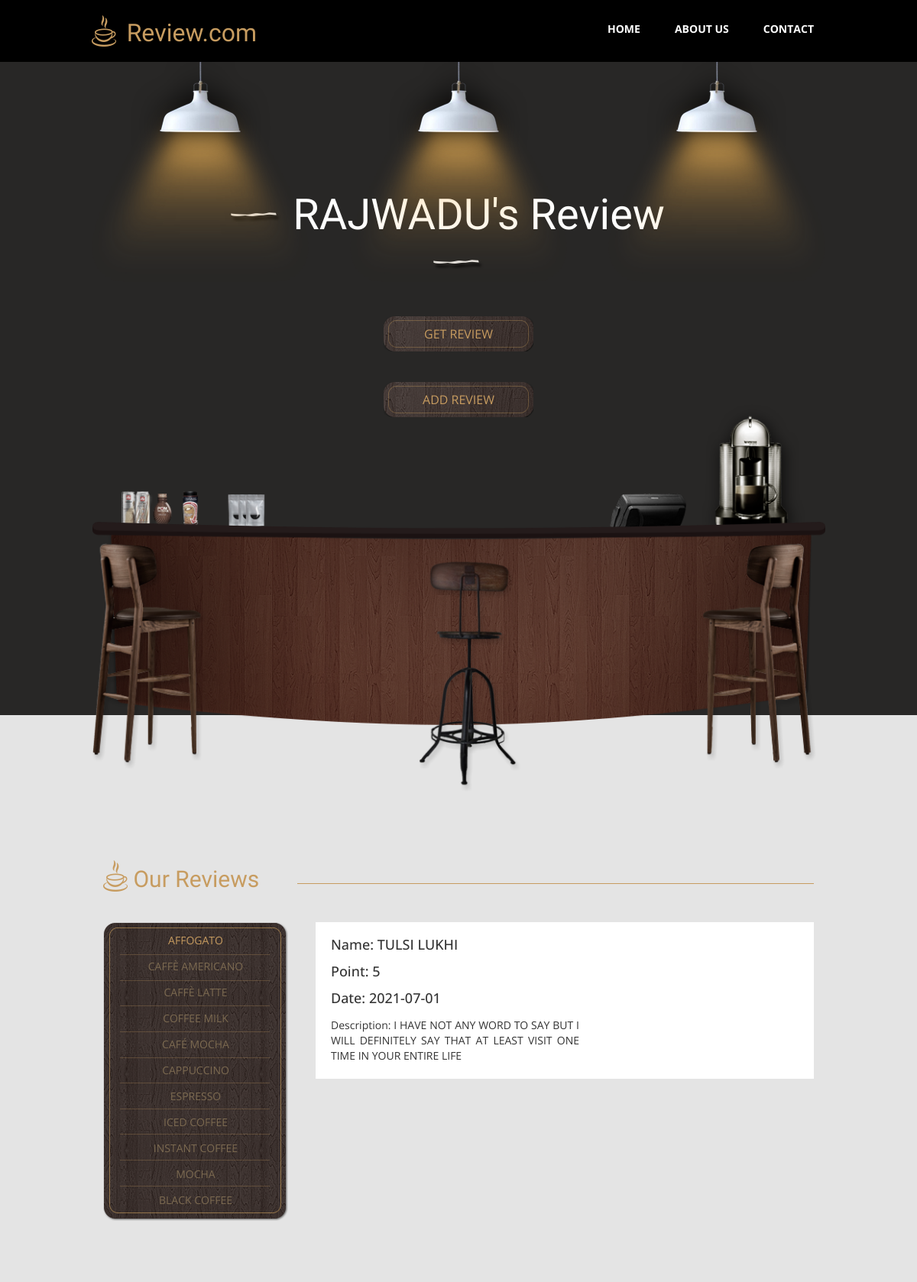
/rajwadu.php, run on the app's committed database.
### tables this page shows
CREATE TABLE `rajwadu` (
  `srno` int(2) NOT NULL,
  `name` varchar(30) NOT NULL,
  `date` varchar(15) NOT NULL,
  `point` float NOT NULL,
  `description` varchar(300) NOT NULL
);

### rajwadu.php (the view, shortened to what this page needs)
<?php
include("connection.php");
$query="SELECT * FROM RAJWADU";
$data=mysqli_query($conn,$query);
$rows=mysqli_num_rows($data);
?>
<!DOCTYPE html>
<html lang="en">
<head>
  <link href="css/bootstrap.min.css" rel="stylesheet">
  <link href="css/font-awesome.min.css" rel="stylesheet">
  <link href="css/templatemo-style.css" rel="stylesheet">
</head>
<body>
  <div class="tm-top-header">
    <div class="container">
      <div class="row">
        <div class="tm-top-header-inner">
          <div class="tm-logo-container">
            <img src="img/logo.png" alt="Logo" class="tm-site-logo">
            <h1 class="tm-site-name tm-handwriting-font">Review.com</h1>
          </div>
          <nav class="tm-nav">
            <ul>
              <li><a href="index.php">Home</a></li>
              <li><a href="#">About Us</a></li>
              <li><a href="contact.php">Contact</a></li>
            </ul>
          </nav>
        </div>
      </div>
    </div>
  </div>
  <section class="tm-welcome-section">
    <div class="container tm-position-relative">
      <div class="tm-lights-container">
        <img src="img/light.png" alt="Light" class="light light-1">
        <img src="img/light.png" alt="Light" class="light light-2">
        <img src="img/light.png" alt="Light" class="light light-3">
      </div>
      <div class="row tm-welcome-content">
        <h2 class="white-text tm-handwriting-font tm-welcome-header"><img src="img/header-line.png" alt="Line"
            class="tm-header-line">&nbsp;RAJWADU's Review&nbsp;&nbsp;<img src="img/header-line.png" alt="Line"
            class="tm-header-line"></h2>
        <a href="#main" class="tm-more-button tm-more-button-welcome">Get Review</a>
        <a href="rajwadu_add.php" class="tm-more-button tm-more-button-welcome">Add Review</a>
      </div>
      <img src="img/table-set.png" alt="Table Set" class="tm-table-set img-responsive">
    </div>
  </section>
  <div class="tm-main-section light-gray-bg">
    <div class="container" id="main">
      <section class="tm-section row">
        <div class="col-lg-12 tm-section-header-container margin-bottom-30">
          <h2 class="tm-section-header gold-text tm-handwriting-font"><img src="img/logo.png" alt="Logo"
              class="tm-site-logo"> Our Reviews</h2>
          <div class="tm-hr-container">
            <hr class="tm-hr">
          </div>
        </div>
        <div>
          <div class="col-lg-3 col-md-3">
            <div class="tm-position-relative margin-bottom-30">
              <nav class="tm-side-menu">
                <ul>
                  <li><a href="#" class="active">Affogato</a></li>
                  <li><a href="#">Caffè Americano</a></li>
                  <li><a href="#">Caffè latte</a></li>
                  <li><a href="#">Coffee milk</a></li>
                  <li><a href="#">Café mocha</a></li>
                  <li><a href="#">Cappuccino</a></li>
                  <li><a href="#">Espresso</a></li>
                  <li><a href="#">Iced coffee</a></li>
                  <li><a href="#">Instant coffee</a></li>
                  <li><a href="#">Mocha</a></li>
                  <li><a href="#">black coffee</a></li>
                </ul>
              </nav>
              <img src="img/vertical-menu-bg.png" alt="Menu bg" class="tm-side-menu-bg">
            </div>
          </div>
          <div class="tm-menu-product-content col-lg-9 col-md-9">
            <?php
if ($rows) {
            while ($result=mysqli_fetch_assoc($data)) {
            ?>
               <div class="tm-product" id="main">
                <div class="tm-product-text">
                  <h4 class="tm-product-title">Name:<?php echo " ". $result['name'] ?></h4>
                  <h4 class="tm-product-title">Point:<?php echo " ". $result['point'] ?></h4>
                  <h4 class="tm-product-title">Date:<?php echo " ". $result['date'] ?></h4>
                  <p class="tm-product-description">Description:<?php echo " ".$result['description'] ?></p>
                </div>
              </div>
             <?php
             }
             ?>
   <?php
}
else {
    echo "<center>Sorry Record Was Not Found !!<center>";
}
?>
          </div>
        </div>
    </div>
  </div>
</body>
</html>

### css/templatemo-style.css (style rules this page uses)
body { overflow-x: hidden; }
ul { margin: 0; padding: 0; }
* { font-family: 'Open Sans', sans-serif; }
.container { max-width: 960px; }
.tm-handwriting-font { font-family: 'Damion', cursive; }
.tm-top-header { background: black; color: white; }
.tm-site-logo, .tm-site-name { vertical-align: bottom; }
.tm-site-name { color: #c79c60; display: inline-block; font-size: 32px; margin: 0 10px; }
.tm-logo-container { padding: 10px 0; }
.tm-nav { display: -webkit-box; display: -webkit-flex; display: -ms-flexbox; display: flex; -webkit-box-align: center; -webkit-align-items: center; -ms-flex-align: center; align-items: center; font-weight: 700; text-transform: uppercase; }
.tm-nav li { list-style: none; float: left; }
.tm-nav li a { color: white; display: inline-block; padding: 15px 15px 20px 30px; -webkit-transition: all 0.3s ease; transition: all 0.3s ease; }
.tm-top-header-inner { display: -webkit-box; display: -webkit-flex; display: -ms-flexbox; display: flex; -webkit-box-pack: justify; -webkit-justify-content: space-between; -ms-flex-pack: justify; justify-content: space-between; padding-top: 10px; padding-bottom: 10px; }
.tm-section { margin-bottom: 60px; }
.tm-welcome-section { background: #282726; text-align: center; }
.white-text { color: white; }
.gold-text { color: #c79c60; }
.tm-welcome-header { font-size: 56px; }
.tm-welcome-content { margin: 150px auto 350px; max-width: 650px; }
.tm-more-button-welcome { margin: 40px auto; }
.tm-more-button { display: -webkit-box; display: -webkit-flex; display: -ms-flexbox; display: flex; -webkit-box-pack: center; -webkit-justify-content: center; -ms-flex-pack: center; justify-content: center; -webkit-box-align: center; -webkit-align-items: center; -ms-flex-align: center; align-items: center; background-image: url(../img/tm-brown-button.png); width: 196px; height: 46px; text-transform: uppercase; font-size: 16px; color: #c79c60; -webkit-transition: all 0.3s ease; transition: all 0.3s ease; }
.tm-position-relative { position: relative; }
.tm-table-set { position: absolute; bottom: -100px; left: 0; }
.tm-lights-container { position: absolute; top: 0; left: 0; display: -webkit-box; display: -webkit-flex; display: -ms-flexbox; display: flex; -webkit-box-pack: justify; -webkit-justify-content: space-between; -ms-flex-pack: justify; justify-content: space-between; width: 100%; }
.light-gray-bg { background-color: #e4e4e4; }
.tm-main-section { padding-top: 170px; }
.margin-bottom-30 { margin-bottom: 30px; }
.tm-section-header-container { display: -webkit-box; display: -webkit-flex; display: -ms-flexbox; display: flex; -webkit-box-align: end; -webkit-align-items: flex-end; -ms-flex-align: end; align-items: flex-end; }
.tm-section-header { width: 350px; }
.tm-hr-container { width: 100%; height: 41px; }
.tm-hr { border-color: #c79c60; }
.tm-side-menu { color: white; width: 242px; padding-top: 7px; position: relative; z-index: 1; text-align: center; text-transform: uppercase; }
.tm-side-menu-bg { position: absolute; top: 0; left: 0; }
.tm-side-menu li { list-style: none; }
.tm-side-menu li a { color: #7c6a51; padding: 7px; display: block; -webkit-transition: all 0.3s ease; transition: all 0.3s ease; }
.tm-side-menu li a:hover, .tm-side-menu li a.active { color: #c79c60; text-decoration: none; }
.tm-product { margin-right: 0; margin-left: auto; max-width: 652px; display: -webkit-box; display: -webkit-flex; display: -ms-flexbox; display: flex; -webkit-box-pack: justify; -webkit-justify-content: space-between; -ms-flex-pack: justify; justify-content: space-between; -webkit-box-align: center; -webkit-align-items: center; -ms-flex-align: center; align-items: center; background-color: white; padding: 20px; }
.tm-product-text { max-width: 325px; }
.tm-product-title { margin-top: 0; margin-bottom: 15px; -webkit-transition: all 0.3s ease; transition: all 0.3s ease; }
.tm-product-description { margin-bottom: 0; text-align: justify; }
.tm-product { cursor: pointer; margin-bottom: 20px; }

### data on the page
rajwadu: name "TULSI LUKHI", point "5", date "2021-07-01", description "I HAVE NOT ANY WORD TO SAY BUT I WILL DEFINITELY SAY THAT AT LEAST VISIT ONE TIME IN YOUR ENTIRE LIFE"
